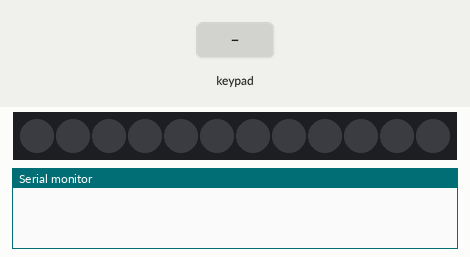
Bench run of a sketch on a simulated Arduino Uno, built with avr-gcc and run on an emulated ATmega328P. Parts: 12 RGB LEDs in strip order, left to right, the last lines printed to the serial monitor. The test bench sets the inputs (shaded band).

Above: at 1.2 s.
1.3 s: keypad keys 4 1 2 1 1 1 0 A pressed 0.4 s apart
At 5.3 s:
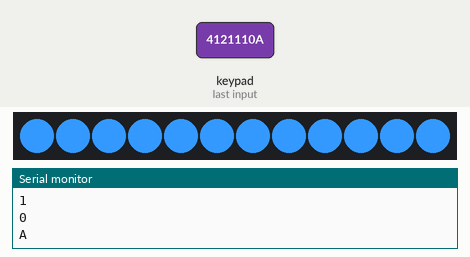
6.0 s: keypad keys 1 3 9 7 2 2 2 A pressed 0.4 s apart
At 10.2 s:
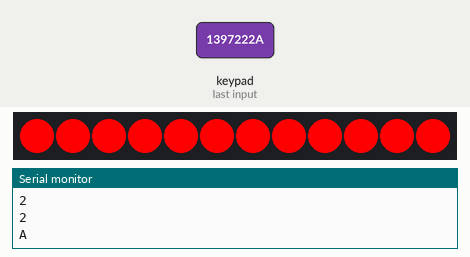
Timing chart, 0 to 11.7 s (numbered marks = the images above; inputs shaded):
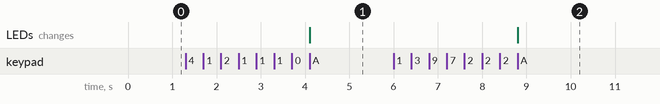

Measured:
- after the input at 1.3 s, the LEDs: change after 2.8 s (image 1)
- after the input at 6.0 s, the LEDs: change after 2.8 s (image 2)

The sketch:

keypad_controlled_iron_man_leds_rev_1.ino
```cpp
#include <Keypad.h>

#include <Adafruit_NeoPixel.h>

const byte ROWS = 4; //four rows
const byte COLS = 4; //four columns
//define the cymbols on the buttons of the keypads
char hexaKeys[ROWS][COLS] = {
  {'1','2','3','A'},
  {'4','5','6','B'},
  {'7','8','9','C'},
  {'*','0','#','D'}
};
byte rowPins[ROWS] = {4, 12, 11, 10}; //connect to the row pinouts of the keypad
byte colPins[COLS] = {9, 8, 7, 5}; //connect to the column pinouts of the keypad

Keypad keypad = Keypad( makeKeymap(hexaKeys), rowPins, colPins, ROWS, COLS );

Adafruit_NeoPixel pixels(12, 6);
Adafruit_NeoPixel pixelsp(14, 3);

int delayval = 100; // timing delay in milliseconds
uint32_t off = pixels.Color(0, 0, 0);
uint32_t blue = pixels.Color(51, 153, 255);
uint32_t purple = pixels.Color(255, 0, 255);
uint32_t red = pixels.Color(255, 0, 0);
uint32_t white = pixels.Color(200, 200, 200);
uint32_t offp = pixelsp.Color(0, 0, 0);
uint32_t bluep = pixelsp.Color(51, 153, 255);
uint32_t purplep = pixelsp.Color(255, 0, 255);
uint32_t redp = pixelsp.Color(255, 0, 0);
uint32_t whitep = pixelsp.Color(200, 200, 200);


void setup()
{
  Serial.begin(9600);
  pixels.begin();
  pixels.show();

}


  long unsigned int color_a;
  long unsigned int color_b;
void loop(){

  char input = keypad.getKey();
  if (input != NO_KEY) {
    Serial.println(input);
  }
  switch (input) {

    case '1':
    color_a = blue;
    color_b = bluep;
    break;

    case '2':
    color_a = red;
    color_b = redp;
    break;

    case '3':
    color_a = purple;
    color_b = purplep;
    break;

    case '4':
    color_a = white;
    color_b = whitep;
    break;

    case 'A':
    pixels.fill(color_a, 0, 12);
    pixels.show();
    break;

    case 'B':
   	 for(int x = 1; x <= 12; x++) {
      pixels.fill(color_a, 0, x);
      pixels.show();
       delay(50);
     }
    break;

    case '*':
    pixelsp.fill(color_b,0,14);
    pixelsp.show();
    break;

    case 'D':
    pixelsp.fill(offp,0,14);
    pixels.fill(off, 0, 12);
    pixels.show();
    pixelsp.show();
    break;
  }
}
```
